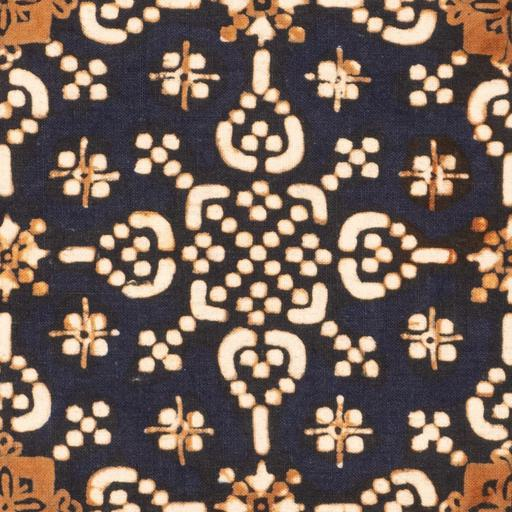
#> input picture GEN_2/dataset/real_images/011a2e2daca24d5fbb2a032b99556e0f.jpg, 512 x 512 px, found by its file name; its folder holds only this picture in this run
$ python generate_sketches.py
#> lines starting #> are read from the running program, lines starting #| are printed output that depends on the picture
import cv2
import os

def generate_sketch(image_path, output_path):
    image = cv2.imread(image_path, cv2.IMREAD_GRAYSCALE)  # Convert to grayscale
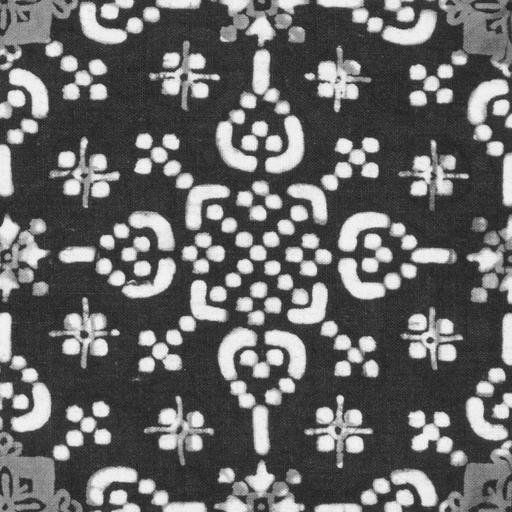
#> image: shape (512, 512); min 23, max 255, mean 103.4
    blurred = cv2.GaussianBlur(image, (5, 5), 0)  # Reduce noise
    edges = cv2.Canny(blurred, 50, 150)  # Detect edges
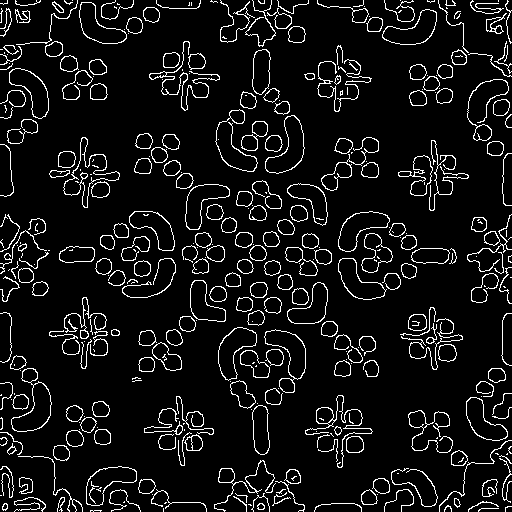
#> edges: shape (512, 512); 7.9% white in thin lines or dots

    cv2.imwrite(output_path, edges)  # Save the sketch

def process_folder(input_folder, output_folder):
    if not os.path.exists(output_folder):
        os.makedirs(output_folder)

    for filename in os.listdir(input_folder):
        if filename.lower().endswith(('png', 'jpg', 'jpeg')):
            input_path = os.path.join(input_folder, filename)
            output_path = os.path.join(output_folder, filename)
            generate_sketch(input_path, output_path)
            print(f"Processed: {filename}")

# Example usage
input_folder = "C:\\Users\\Bimsara\\Documents\\fyp\\VasthraAI_IMPL\\GEN_2\\dataset\\real_images"  # Change to your actual folder
output_folder = "C:\\Users\\Bimsara\\Documents\\fyp\\VasthraAI_IMPL\\GEN_2\\dataset\\sketches"
process_folder(input_folder, output_folder)

$ run again, on GEN_2/dataset/real_images/8a249651d2204142bce1871266e39af5.jpg
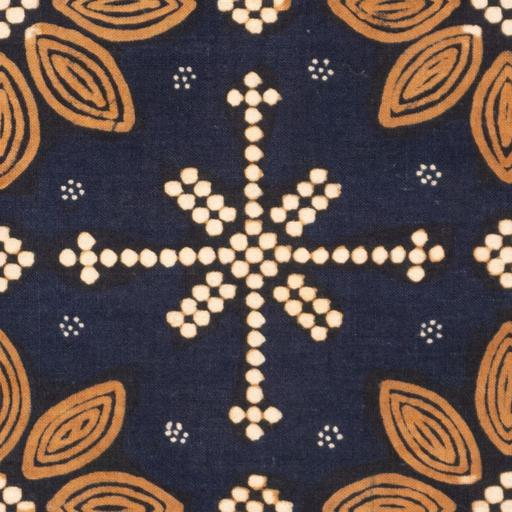
#> input picture GEN_2/dataset/real_images/8a249651d2204142bce1871266e39af5.jpg, 512 x 512 px, found by its file name
#> in generate_sketch, `image = cv2.imread(image_path, cv2.IMREAD_GRAYSCALE)`:
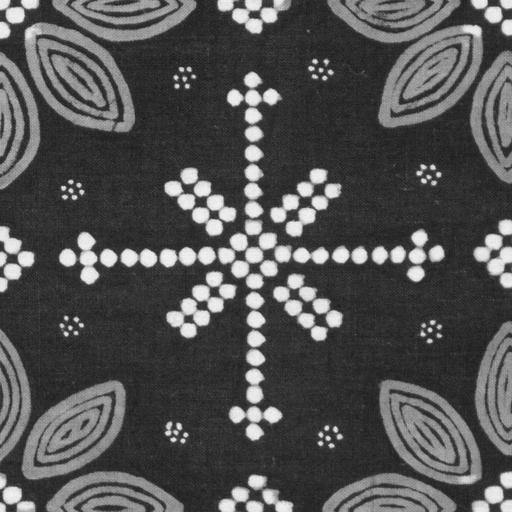
#> image: shape (512, 512); min 23, max 251, mean 82.4
#> in generate_sketch, `edges = cv2.Canny(blurred, 50, 150)`:
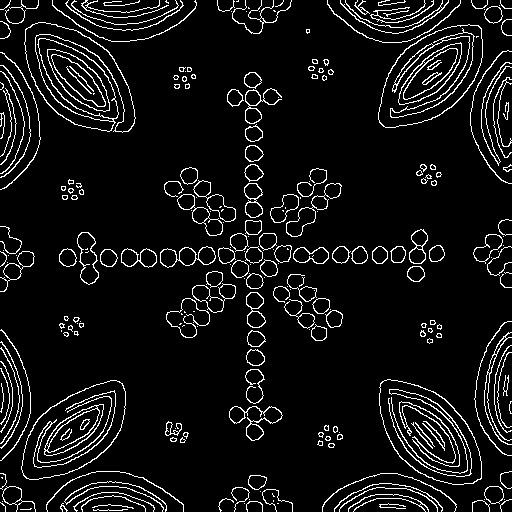
#> edges: shape (512, 512); 7.5% white in thin lines or dots

$ run again, on GEN_2/dataset/real_images/f025c65089af41068a7ab1f07f147f82.jpg
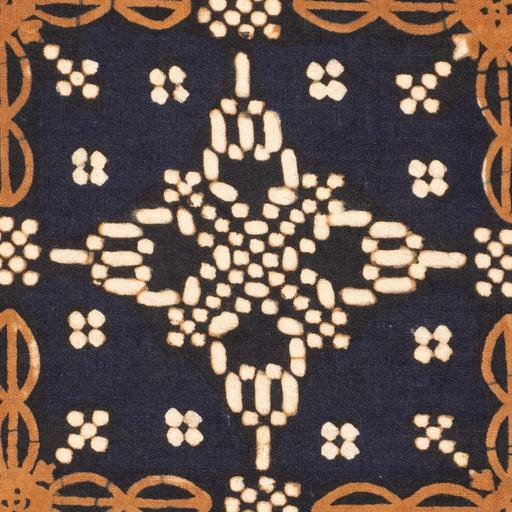
#> input picture GEN_2/dataset/real_images/f025c65089af41068a7ab1f07f147f82.jpg, 512 x 512 px, found by its file name
#> in generate_sketch, `image = cv2.imread(image_path, cv2.IMREAD_GRAYSCALE)`:
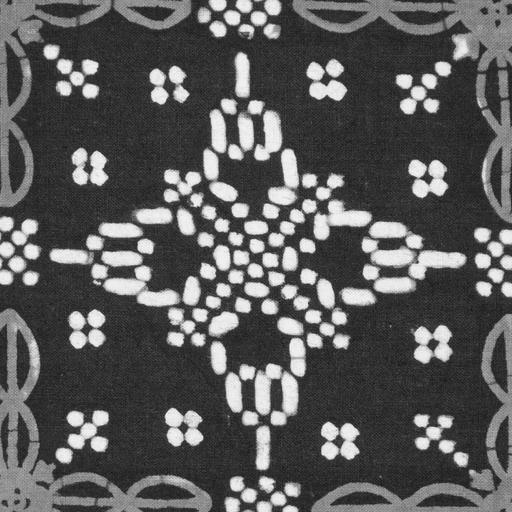
#> image: shape (512, 512); min 13, max 255, mean 90.7
#> in generate_sketch, `edges = cv2.Canny(blurred, 50, 150)`:
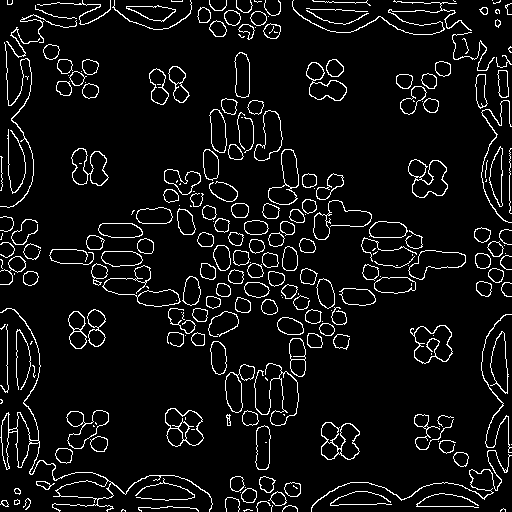
#> edges: shape (512, 512); 6.7% white in thin lines or dots
